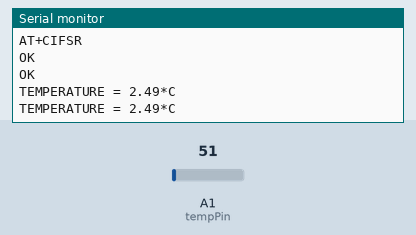
Bench run of a sketch on a simulated Arduino Uno, built with avr-gcc and run on an emulated ATmega328P. Parts: the last lines printed to the serial monitor. Inputs (shaded band) come from the test bench; at power-on: A1 (tempPin) = 51. The modem accepts every AT command (registered, SIM ready, sends succeed) and sends nothing else.

Above: at 9.3 s.
9.4 s: A1 (tempPin) set to 61
At 10.6 s:
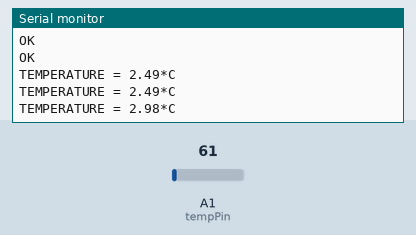
10.9 s: A1 (tempPin) set to 71
At 11.9 s:
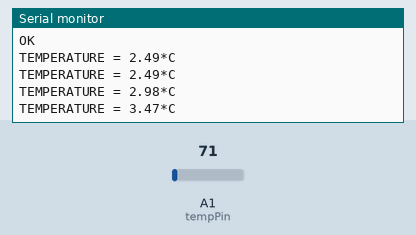
Timing chart, 0 to 13.9 s (numbered marks = the images above; inputs shaded):
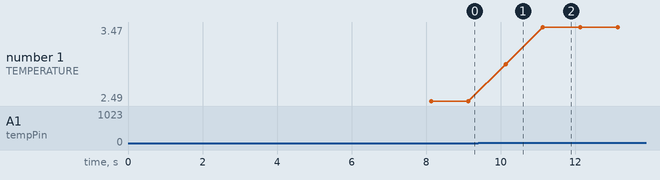

The sketch:

AnalogTemperature.ino
```cpp
  #include <SoftwareSerial.h>
  #define DEBUG true
  int val;
  int tempPin = 1;
  SoftwareSerial mySerial(2,3);
  void setup()
  {
     mySerial.begin(9600);
     Serial.begin(9600);

     sendData("AT+CWMODE=3\r\n", 1000, DEBUG);
     sendData("AT+CWLAP\r\n", 1000, DEBUG);
     sendData("AT+CWJAP='ApE','pandu1234'\r\n",1000, DEBUG);
     sendData("AT+CIPMUX=1\r\n",1000, DEBUG);
     sendData("AT+CIPSERVER=1,8888\r\n",1000, DEBUG);
     sendData("AT+CIFSR\r\n",1000,DEBUG);
     Serial.println("AT+CIFSR");
     sendData("AT+CISEND=0,100\r\n",1000,DEBUG);
     sendData("AT+CISEND=0,100\r\n",1000,DEBUG);


  }

  void loop()
  {
     val = analogRead(tempPin);
     float mv = (val/1024.0)*5000;    /*5000 represents 5V, 1024 is representation of 10 bits*/
     float cel = mv/100;                /*For every 10mV change 1 degree Centigrade increases*/
     float farh = (cel*9)/5 + 32;
     Serial.print("TEMPERATURE = ");
     Serial.print(cel);
     Serial.print("*C");
     Serial.println();
     delay(1000);
  }

  String sendData(String command, const int timeout, boolean debug)
{
    String response = "";

    mySerial.print(command); // send the read character to the Serial1

    long int time = millis();
    while( (time+timeout) > millis())
    {
      while(mySerial.available())
      {

        // The esp has data so display its output to the serial window
        char c = mySerial.read(); // read the next character.
        response+=c;
      }
    }
    if(debug)
    {
      Serial.print(response);
    }

    return response;
}
```

Measured:
- after the input at 9.4 s, the serial monitor: prints a new line after 0.74 s (image 1)
- after the input at 10.9 s, the serial monitor: prints a new line after 0.24 s (image 2)
- plotted number 1: 2.49 → 2.98 after the input at 9.4 s, 2.98 → 3.47 after the input at 10.9 s
